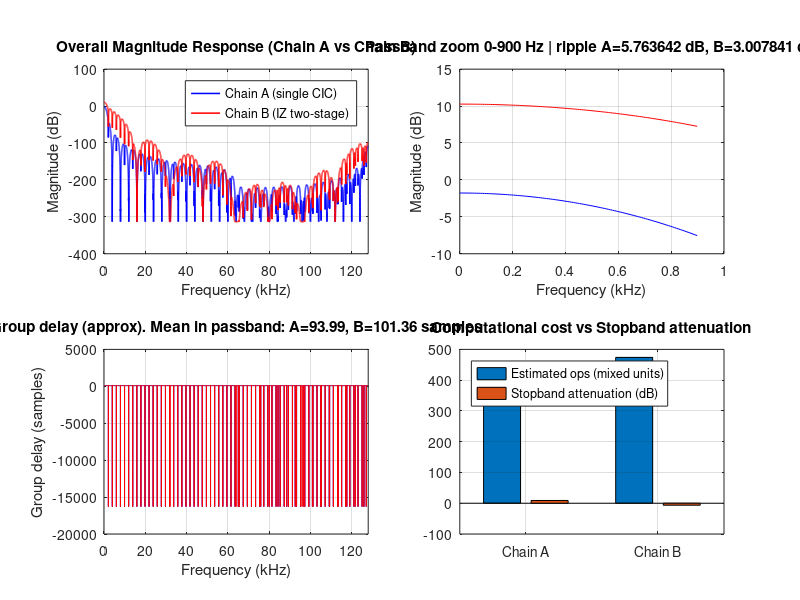

Reproduce this figure in MATLAB. (Note: this script raises an error after producing the figure.)
% compare_decim_filters_isro_ready.m
% Full script: designs comp & half-band filters, enforces row-vector coeffs,
% compares Chain A (single CIC) vs Chain B (IZ two-stage CIC) analytically.
clear; clc; close all;

%% -------------------------
% USER / SYSTEM PARAMETERS (ISRO baseline values)
Fs_in = 256000;       % Input Rate (Modulator Clock) (Hz)
F_pass = 900;         % Passband (Hz)
F_stop = 1000;        % Stopband (Hz)
Rp = 0.005;           % Passband Ripple (dB) target (very tight)
Ast_target = 120;     % Target stopband attenuation (dB) - goal (practical filters may be lower)
Lcomp = 128;          % desired compensation FIR length (tunable)

%% -------------------------
% Design: Compensation FIR (firls fallback method)
fprintf('Designing compensation FIR (firls fallback method)...\n');
try
    % Build dense normalized freq grid 0..1 (1 = Fs/2 for firls)
    nGrid = 2000;
    f_grid = linspace(0,1,nGrid);  % normalized 0..1 corresponds to 0..Fs/2
    % Analytical single-stage CIC used as baseline (R=32,K=4)
    R = 32; Kc = 4;
    w_grid = 2*pi*f_grid;
    Hcic_grid = ((1/R) .* (sin(w_grid*R/2) ./ (sin(w_grid/2) + eps))).^Kc;
    Hcic_grid(1) = 1; % avoid NaN at 0
    % Desired magnitude: inverse of CIC within passband; taper to zero by stop
    fp_norm = F_pass / (Fs_in/2);     % normalized passband edge (0..1)
    fst_norm = F_stop / (Fs_in/2);    % normalized stop edge (0..1)
    des = zeros(size(f_grid));
    pass_idx = f_grid <= fp_norm;
    trans_idx = (f_grid > fp_norm) & (f_grid < fst_norm);
    des(pass_idx) = 1 ./ Hcic_grid(pass_idx);            % inverse to compensate droop
    % linear taper in transition band
    if any(trans_idx)
        des(trans_idx) = linspace(des(find(pass_idx,1,'last')), 0, sum(trans_idx));
    end
    % Select sample points for firls design (reduce to manageable number)
    nPts = 400;
    sel = round(linspace(1, nGrid, nPts));
    freq_firls = f_grid(sel);
    mag_firls  = des(sel);
    % Ensure start at zero and end at zero (for firls)
    if freq_firls(1) ~= 0
        freq_firls = [0, freq_firls];
        mag_firls  = [mag_firls(1), mag_firls];
    end
    if freq_firls(end) ~= 1
        freq_firls = [freq_firls, 1];
        mag_firls  = [mag_firls, 0];
    end
    % firls expects frequency vector in 0..1 and desired magnitude vector
    b_comp = firls(Lcomp-1, freq_firls, mag_firls);
    fprintf('Compensation FIR: designed via firls, length = %d\n', length(b_comp));
catch ME
    warning('firls path failed (%s). Falling back to windowed IFFT approach.', ME.message);
    % fallback: crude IFFT-based design
    Nfft_fb = 32768;
    D = zeros(1,Nfft_fb);
    idxN = 1:round(length(f_grid)/2);
    D(idxN) = des(1:length(idxN));
    htmp = real(ifft([D, fliplr(D(2:end-1))]));
    b_comp = htmp(1:Lcomp) .* hamming(Lcomp)';
    fprintf('Compensation FIR fallback length = %d\n', length(b_comp));
end

%% -------------------------
% Design: Half-band FIR (use firhalfband if available)
fprintf('Designing half-band FIR (firhalfband / fir1 fallback)...\n');
HB_order = 60;  % try this order; increase if you need steeper transition
try
    b_hb = firhalfband(HB_order, 0.45).'; % returns symmetric halfband taps, transpose to row
    fprintf('Half-band FIR designed via firhalfband, length = %d\n', length(b_hb));
catch
    % fallback using fir1 (less optimal but reliable)
    warning('firhalfband not available, using fir1 fallback');
    b_hb = fir1(HB_order, 0.45).';
    fprintf('Half-band FIR fallback length = %d\n', length(b_hb));
end

%% -------------------------
% Chain parameters (CIC and IZ settings)
A.R = 32; A.K = 4;
B.M1 = 8; B.K1 = 4;
B.M2 = 4; B.K2 = 3;
B1 = 3/2; B2 = 1/2;
I2 = [1, B1, B2, 1];
I1 = [1, zeros(1,B.M2-2), -2];
I_total = conv(I1, I2);

%% -------------------------
% --- ENFORCE ROW-VECTOR SHAPES for Simulink ---
% ensures 'Columns as channels (frame based)' won't reject coefficients
b_comp = b_comp(:).';   % 1 x N
b_hb   = b_hb(:).';     % 1 x N
I_total = I_total(:).'; % 1 x N

fprintf('Enforced row-vector shapes (suitable for Simulink):\n');
fprintf('  b_comp  => %d x %d\n', size(b_comp,1), size(b_comp,2));
fprintf('  b_hb    => %d x %d\n', size(b_hb,1), size(b_hb,2));
fprintf('  I_total => %d x %d\n', size(I_total,1), size(I_total,2));

%% -------------------------
% Frequency-domain analysis (analytic CIC approximations + FIR freqz)
Nfft = 16384;                            % reduced-size FFT grid for memory safety
freqHz = linspace(0, Fs_in/2, Nfft);    % row vector
w = 2*pi*(0:(Nfft-1))/Nfft;

% Chain A CIC response
M_A = A.R; K_A = A.K;
Hcic_A = ((1/M_A) .* (sin(w*M_A/2)./ (sin(w/2) + eps))).^K_A;
Hcic_A(1) = 1;

% Chain B: stage responses and IZ
H1 = ((1/B.M1) .* (sin(w*B.M1/2)./(sin(w/2)+eps))).^B.K1; H1(1)=1;
H2 = ((1/B.M2) .* (sin(w*B.M2/2)./(sin(w/2)+eps))).^B.K2; H2(1)=1;
H_iz = freqz(I_total,1,Nfft).';
H_cic_B = H1 .* H2 .* H_iz;

% FIR stage responses
Hcomp = freqz(b_comp,1,Nfft).';
Hhb   = freqz(b_hb,1,Nfft).';

% Overall responses
H_overall_A = Hcic_A .* Hcomp .* Hhb;
H_overall_B = H_cic_B .* Hcomp .* Hhb;

% dB versions
Hdb_A = 20*log10(abs(H_overall_A) + eps);
Hdb_B = 20*log10(abs(H_overall_B) + eps);

%% -------------------------
% METRICS (computational-efficiency, ripple, group delay, stopband attenuation)

% 1) Computational-efficiency estimate (crude)
mult_A = (length(b_comp)-1) + (length(b_hb)-1); % multipliers in FIR stages per output sample
adds_cic_A = (A.K + A.K); % integrators + combs per input sample (crude)
adds_cic_A_perOut = adds_cic_A * A.R;
ops_A = mult_A + adds_cic_A_perOut;

mult_B = (length(I_total)-1) + (length(b_comp)-1) + (length(b_hb)-1);
adds_stage1 = (B.K1 + B.K1);
adds_stage2 = (B.K2 + B.K2);
adds_B_perOut = adds_stage1 * (B.M1 * B.M2) + adds_stage2 * (B.M2);
ops_B = mult_B + adds_B_perOut;

% 2) Passband ripple (peak-to-peak in passband)
idx_pass = find(freqHz <= F_pass);
pass_ripple_A = max(Hdb_A(idx_pass)) - min(Hdb_A(idx_pass));
pass_ripple_B = max(Hdb_B(idx_pass)) - min(Hdb_B(idx_pass));

% 3) Group delay (approx via numerical derivative of phase)
phase_A = unwrap(angle(H_overall_A));   % 1 x Nfft
phase_B = unwrap(angle(H_overall_B));   % 1 x Nfft
dphase_A = diff(phase_A);               % 1 x (Nfft-1)
dphase_B = diff(phase_B);
dfreq = diff(2*pi*freqHz);              % 1 x (Nfft-1)
gd_A_seconds = - dphase_A ./ dfreq;     % 1 x (Nfft-1) seconds
gd_B_seconds = - dphase_B ./ dfreq;
% mean group delay in passband (converted to samples @ Fs_in)
gd_A_samples_mean = mean(gd_A_seconds(idx_pass(1:end-1))) * Fs_in;
gd_B_samples_mean = mean(gd_B_seconds(idx_pass(1:end-1))) * Fs_in;

% 4) Stopband attenuation (worst-case in [F_stop .. Fs/2])
idx_stop = find(freqHz >= F_stop & freqHz <= Fs_in/2);
stop_att_A = -max(Hdb_A(idx_stop)); % positive number
stop_att_B = -max(Hdb_B(idx_stop));

%% -------------------------
% PLOT results
figure('Units','normalized','Position',[0.05 0.05 0.9 0.85]);

subplot(2,2,1);
plot(freqHz/1e3, Hdb_A, 'b','LineWidth',1.1); hold on;
plot(freqHz/1e3, Hdb_B, 'r','LineWidth',1.1);
xlabel('Frequency (kHz)'); ylabel('Magnitude (dB)');
title('Overall Magnitude Response (Chain A vs Chain B)');
legend('Chain A (single CIC)','Chain B (IZ two-stage)','Location','best');
grid on; xlim([0 Fs_in/2/1e3]);

subplot(2,2,2);
plot(freqHz(idx_pass)/1e3, Hdb_A(idx_pass),'b'); hold on;
plot(freqHz(idx_pass)/1e3, Hdb_B(idx_pass),'r');
xlabel('Frequency (kHz)'); ylabel('Magnitude (dB)');
title(sprintf('Passband zoom 0-%d Hz | ripple A=%.6f dB, B=%.6f dB', F_pass, pass_ripple_A, pass_ripple_B));
grid on;

subplot(2,2,3);
plot(freqHz(1:end-1)/1e3, gd_A_seconds*Fs_in, 'b'); hold on;
plot(freqHz(1:end-1)/1e3, gd_B_seconds*Fs_in, 'r');
xlabel('Frequency (kHz)'); ylabel('Group delay (samples)');
title(sprintf('Group delay (approx). Mean in passband: A=%.2f, B=%.2f samples', gd_A_samples_mean, gd_B_samples_mean));
grid on; xlim([0 Fs_in/2/1e3]);

subplot(2,2,4);
bar_data = [ops_A, ops_B; stop_att_A, stop_att_B]';
bar(bar_data);
set(gca,'XTickLabel',{'Chain A','Chain B'});
legend('Estimated ops (mixed units)','Stopband attenuation (dB)','Location','northwest');
title('Computational cost vs Stopband attenuation');
grid on;

%% -------------------------
% Print numeric summary
fprintf('\n--- Comparison Summary ---\n');
fprintf('Estimated ops per output sample: Chain A = %.1f, Chain B = %.1f\n', ops_A, ops_B);
fprintf('Passband ripple (dB): Chain A = %.6f, Chain B = %.6f\n', pass_ripple_A, pass_ripple_B);
fprintf('Mean group delay in passband (samples): Chain A = %.3f, Chain B = %.3f\n', gd_A_samples_mean, gd_B_samples_mean);
fprintf('Stopband attenuation (dB, worst in stop region): Chain A = %.2f, Chain B = %.2f\n', stop_att_A, stop_att_B);

%% -------------------------
% Save coefficients for Simulink
save('coeffs_ISRO_chainA.mat','b_comp','b_hb');
save('coeffs_ISRO_chainB.mat','b_comp','b_hb','I_total');
fprintf('Saved coefficient files: coeffs_ISRO_chainA.mat, coeffs_ISRO_chainB.mat\n');

% End of script
[num, den] = butter(2, [80 120]/(2000/2), 'bandpass');
% Fs_mid = 256000 / 128 (New intermediate rate: 2000 Hz)
% Passband = 900 Hz
% Normalized Passband = 900 / (2000 / 2) = 0.9
% This is very wide, let's use a standard half-band.
N = 50; % Filter order
b_halfband = firhalfband(N, 0.45); % 0.45 is a good default
